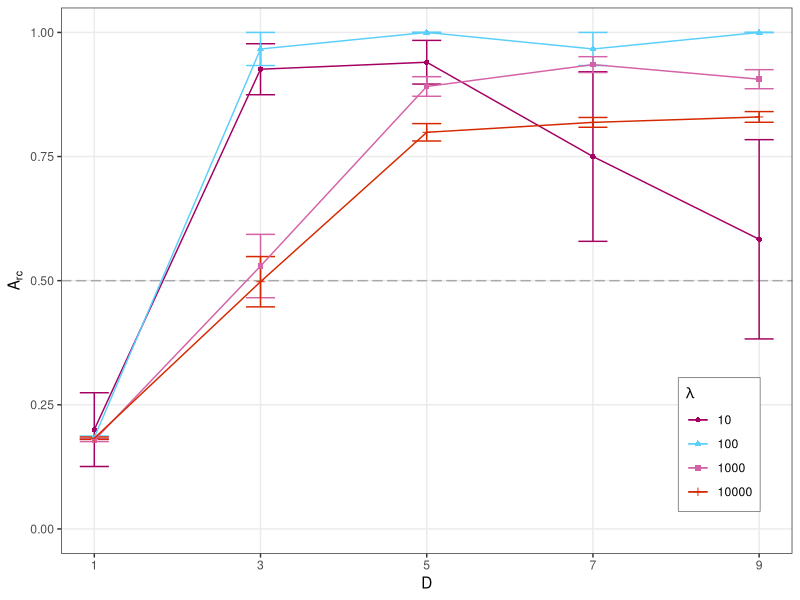
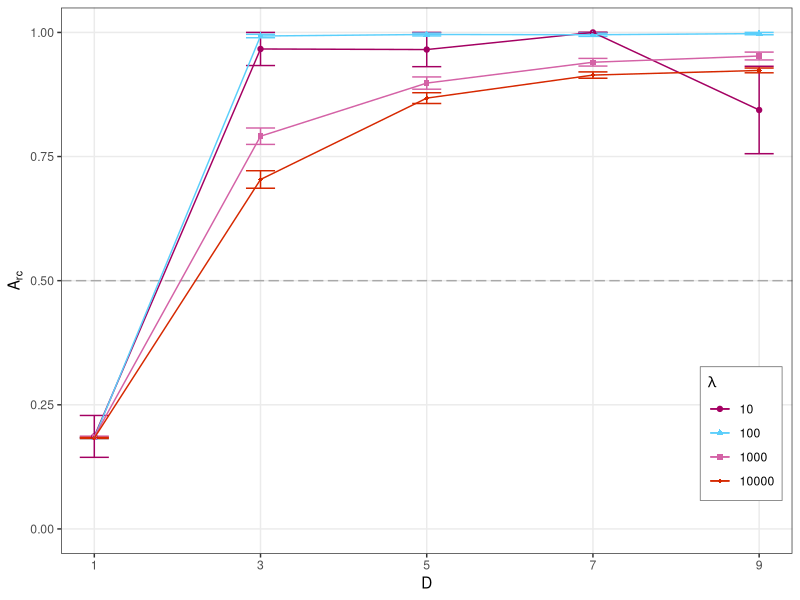
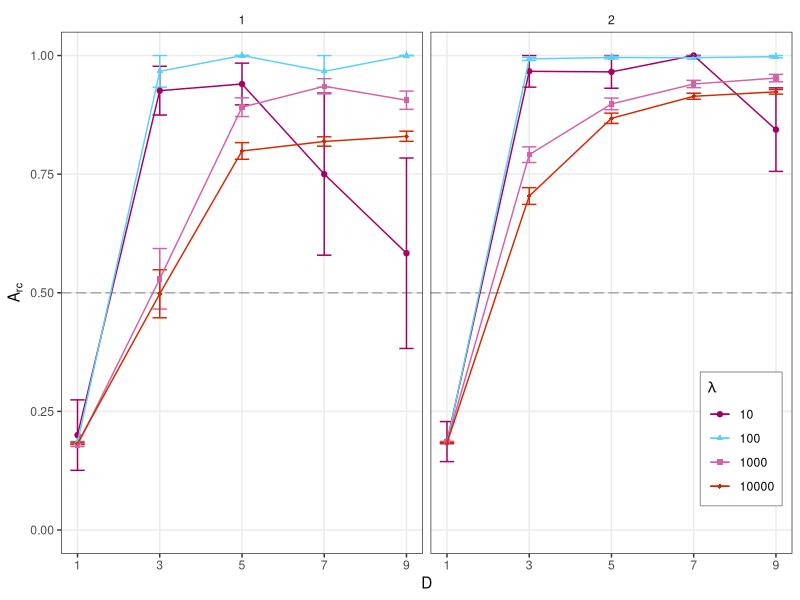
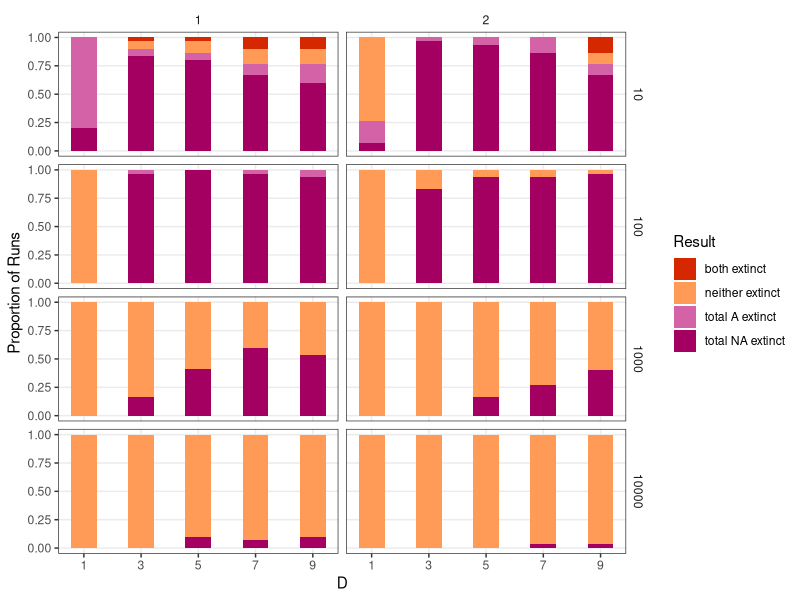
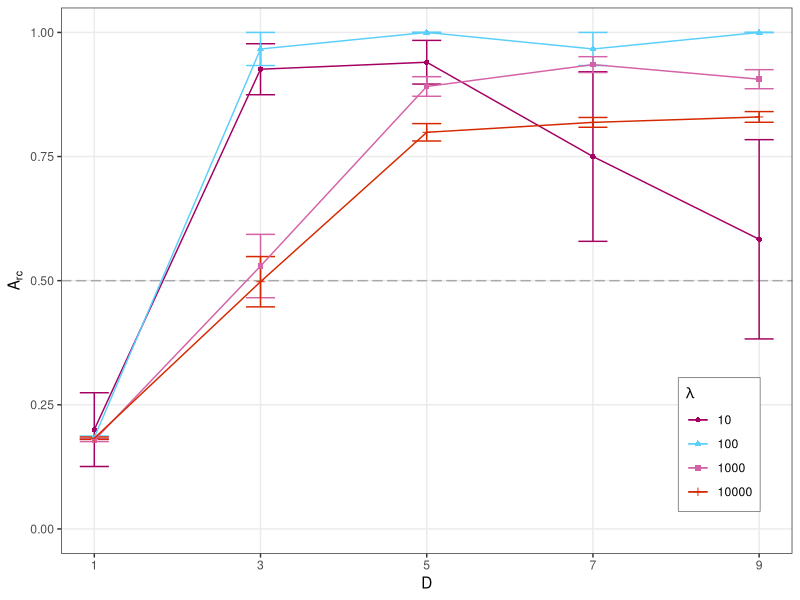
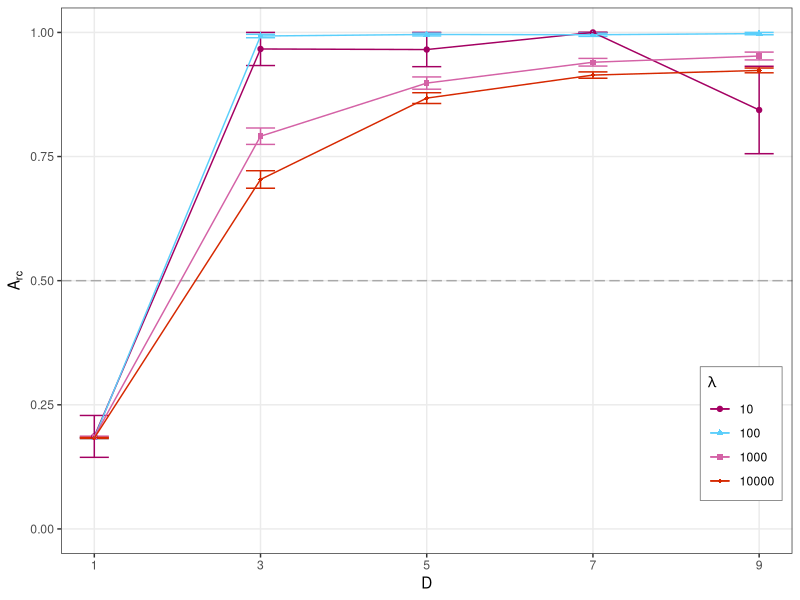
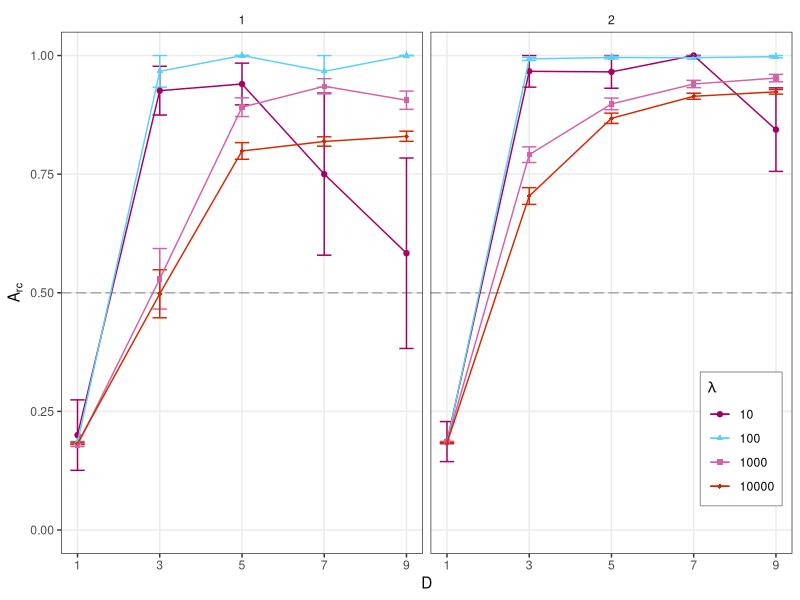
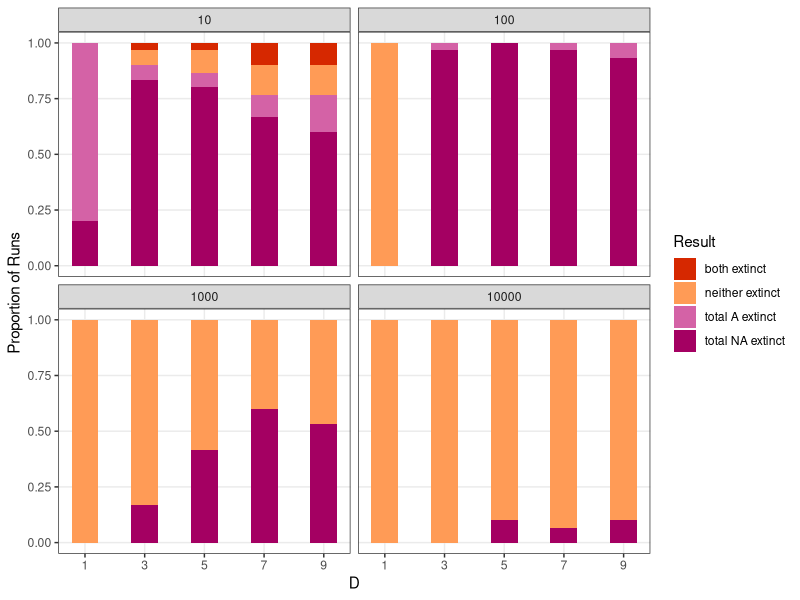

The R source for these figures, in order:
# Analyzer for disturbance simulations

library(tidyverse)
library(patchwork)
library(plotrix)

data <- read.csv(file.path("Data", "3-dist", "dist_results_s1_complete.csv"))

# s1 results

ggplot(
    data = data,
    mapping = aes(x = separation_distance, y = Relative_concentration)
) +
    geom_hline(yintercept = 0.5, linetype = "longdash", color="darkgrey") +

    stat_summary(fun.data = "mean_se", geom="errorbar", width=0.35, mapping = aes(color=factor(disturb_freq))) +

    geom_point(stat = "summary", fun="mean", width=0.0005, mapping = aes(color=factor(disturb_freq), shape=factor(disturb_freq))) +
    geom_path(stat = "summary", fun="mean", mapping = aes(color=factor(disturb_freq))) +

    labs(
        x = "D",
        y = bquote(A[rc]),
        color = quote(lambda), shape = quote(lambda)
    ) +

    coord_cartesian(xlim=c(1, 9), ylim=c(0, 1)) +
    scale_x_continuous(breaks = c(1, 3, 5, 7, 9)) +
    scale_color_manual(values = c("#A40062", "#5BCFFB", "#D462A6", "#D62800")) +
    theme_bw() +
    theme(legend.position = c(0.9, 0.2), panel.grid.minor = element_blank(),
    legend.background = element_rect(colour="grey50", linewidth=0.3))
    ggsave(file.path("Analysis", "Figures", "dist_graph_s1.svg"), width = 6, height = 4)


# s2 results

data <- read.csv(file.path("Data", "3-dist", "dist_results_s2_complete.csv"))

ggplot(
    data = data,
    mapping = aes(x = separation_distance, y = Relative_concentration)
) +
    geom_hline(yintercept = 0.5, linetype = "longdash", color="darkgrey") +

    stat_summary(fun.data = "mean_se", geom="errorbar", width=0.35, mapping = aes(color=factor(disturb_freq))) +

    geom_point(stat = "summary", fun="mean", width=0.0005, mapping = aes(color=factor(disturb_freq), shape=factor(disturb_freq))) +
    geom_path(stat = "summary", fun="mean", mapping = aes(color=factor(disturb_freq))) +

    labs(
        x = "D",
        y = bquote(A[rc]),
        color = quote(lambda), shape = quote(lambda)
    ) +

    coord_cartesian(xlim = c(1, 9), ylim = c(0, 1)) +
    scale_x_continuous(breaks = c(1, 3, 5, 7, 9)) +
    scale_color_manual(values = c("#A40062", "#5BCFFB", "#D462A6", "#D62800")) +
    scale_shape_manual(values = c(19, 17, 15, 18)) +
    theme_bw() +
    theme(legend.position = c(0.93, 0.22), panel.grid.minor = element_blank(),
    legend.background = element_rect(colour="grey50", linewidth=0.3),
    strip.background = element_blank())
    ggsave(file.path("Analysis", "Figures", "dist_graph_s2.svg"), width = 6, height = 4)


# Merged results

s1_d <- read.csv(file.path("Data", "3-dist", "dist_results_s1_complete.csv"))
s2_d <- read.csv(file.path("Data", "3-dist", "dist_results_s2_complete.csv"))
data <- rbind(s1_d, s2_d)

ggplot(
    data = data,
    mapping = aes(x = separation_distance, y = Relative_concentration)
) +
    geom_hline(yintercept = 0.5, linetype = "longdash", color="darkgrey") +

    stat_summary(fun.data = "mean_se", geom="errorbar", width=0.35, mapping = aes(color=factor(disturb_freq))) +

    geom_point(stat = "summary", fun="mean", width=0.0005, mapping = aes(color=factor(disturb_freq), shape=factor(disturb_freq))) +
    geom_path(stat = "summary", fun="mean", mapping = aes(color=factor(disturb_freq))) +

    labs(
        x = "D",
        y = bquote(A[rc]),
        color = quote(lambda), shape = quote(lambda)
    ) +

    coord_cartesian(xlim = c(1, 9), ylim = c(0, 1)) +
    scale_x_continuous(breaks = c(1, 3, 5, 7, 9)) +
    scale_color_manual(values = c("#A40062", "#5BCFFB", "#D462A6", "#D62800")) +
    scale_shape_manual(values = c(19, 17, 15, 18)) +
    theme_bw() +
    theme(legend.position = c(0.93, 0.22), panel.grid.minor = element_blank(),
    legend.background = element_rect(colour="grey50", linewidth=0.3),
    strip.background = element_blank()) +
    facet_wrap(~sites)
    ggsave(file.path("Analysis", "Figures", "dist_graph_merged.svg"), width = 8, height = 4)


# Extinction results

ex_data_s1 <- read.csv(file.path("Data", "3-dist", "dist_results_s1_complete.csv"))
ex_data_s2 <- read.csv(file.path("Data", "3-dist", "dist_results_s2_complete.csv"))
ex_data <- rbind(ex_data_s1, ex_data_s2)

# Process extinction data so it is ggplot-usable

ex_data$extinction_total <- 0
ex_data$extinction_adsorbed <- 0
for (row in seq(nrow(ex_data))) {
    # work out adsorbed extinction rates
    if (ex_data$ad_A_extinct[row] == 1) {
        ex_data$extinction_adsorbed[row] = 'adsorbed A extinct'
    } else if (ex_data$ad_NA_extinct [row]== 1) {
        ex_data$extinction_adsorbed[row] = 'adsorbed NA extinct'
    } else if (ex_data$ad_none_extinct[row] == 1) {
        ex_data$extinction_adsorbed[row] = 'neither extinct'
    } else if (ex_data$ad_all_extinct[row] == 1) {
        ex_data$extinction_adsorbed[row] = 'both extinct'
    }
    
    # work out total extinction rates
    if (ex_data$tot_A_extinct[row] == 1) {
        ex_data$extinction_total[row] = 'total A extinct'
    } else if (ex_data$tot_NA_extinct [row]== 1) {
        ex_data$extinction_total[row] = 'total NA extinct'
    } else if (ex_data$tot_none_extinct[row] == 1) {
        ex_data$extinction_total[row] = 'neither extinct'
    } else if (ex_data$tot_all_extinct[row] == 1) {
        ex_data$extinction_total[row] = 'both extinct'
    }

}

# Make different plots for rings and total/adsorbed

# adsorbed

#ggplot(
#    data = subset(ex_data, sites==1),
#    mapping = aes(x = separation_distance, fill = extinction_adsorbed)) + 
#    geom_bar(position = "fill") +
#    facet_wrap(~factor(disturb_freq)) +
#    labs(
#        x = "D",
#        y = "Proportion of Runs",
#        color = "Result"
#    ) +
#    scale_x_continuous(breaks = c(1, 3, 5, 7, 9)) +
#    theme_bw() +
#    theme(panel.grid.minor = element_blank())
#    ggsave(file.path("Analysis", "Figures", "extinction_pies_s1_adsorbed.svg"), width = 8, height = 4)

#ggplot(
#    data = subset(ex_data, sites==2),
 #   mapping = aes(x = separation_distance, fill = extinction_adsorbed)) + 
 #   geom_bar(position = "fill") +
 #   facet_wrap(~factor(disturb_freq)) +
 #   labs(
 #       x = "D",
 #       y = "Proportion of Runs",
 #       color = "Result"
 #   ) +
 #   scale_x_continuous(breaks = c(1, 3, 5, 7, 9)) +
 #   theme_bw() +
 #   theme(panel.grid.minor = element_blank())
 #   ggsave(file.path("Analysis", "Figures", "extinction_pies_s2_adsorbed.svg"), width = 8, height = 4)


# total

colors = c("#D62800", "#FF9B56", "#D462A6", "#A40062")

ex_s1 <- ggplot(
    data = subset(ex_data, sites==1),
    mapping = aes(x = separation_distance, fill = extinction_total)) + 
    geom_bar(position = "fill") +
    facet_wrap(~factor(disturb_freq)) +
    labs(
        x = "D",
        y = "Proportion of Runs",
        fill = "Result",
        #title = "1 Ring"
    ) +
    scale_x_continuous(breaks = c(1, 3, 5, 7, 9)) +
    scale_fill_manual(values = colors) +
    theme_bw() +
    theme(panel.grid.minor = element_blank(), 
        #legend.position="none",
        )
    ggsave(file.path("Analysis", "Figures", "extinction_pies_s1_total.svg"), width = 8, height = 4)


ex_s2 <- ggplot(
    data = subset(ex_data, sites==2),
    mapping = aes(x = separation_distance, fill = extinction_total)) + 
    geom_bar(position = "fill") +
    facet_wrap(~factor(disturb_freq)) +
    labs(
        x = "D",
        y = "Proportion of Runs",
        fill = "Result",
        #title = "2 Rings"
    ) +
    scale_x_continuous(breaks = c(1, 3, 5, 7, 9)) +
    scale_fill_manual(values = colors) +
    theme_bw() +
    theme(panel.grid.minor = element_blank(),
    #axis.text.y = element_blank(),
    #axis.title.y = element_blank()
    )
    ggsave(file.path("Analysis", "Figures", "extinction_pies_s2_total.svg"), width = 8, height = 4)


# Combined total extinction plot

ggplot(
    data = subset(ex_data),
    mapping = aes(x = separation_distance, fill = extinction_total)) + 
    geom_bar(position = "fill") +
    facet_grid(factor(disturb_freq) ~ sites) +
    labs(
        x = "D",
        y = "Proportion of Runs",
        fill = "Result",
        #title = "2 Rings"
    ) +
    scale_x_continuous(breaks = c(1, 3, 5, 7, 9)) +
    scale_fill_manual(values = colors) +
    theme_bw() +
    theme(panel.grid.minor = element_blank(),
    strip.background = element_blank()
        )
    ggsave(file.path("Analysis", "Figures", "extinction_pies_total_merged.svg"), width = 8, height = 5)
